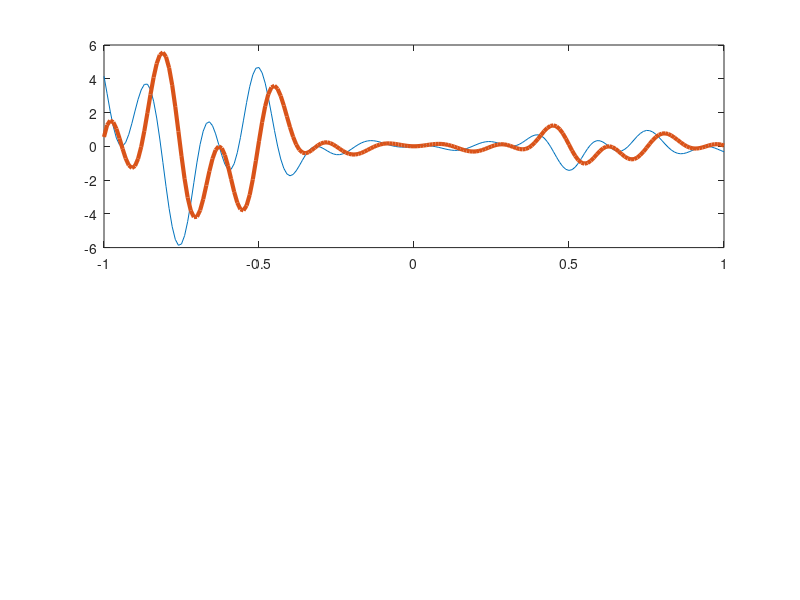

This figure's MATLAB source: (Note: this script raises an error after producing the figure.)

% $Id$

function LegendreTest

%clear all
%clc
%close all

%format long

global x
global F1
global F2
global G

x = -1:0.01:1;
x = x';

F1 = myf(x);

subplot(2,1,1);
plot(x, real(F1), x, imag(F1), 'LineWidth', 3);
hold on;

n = 120;
m = n+10;

tic
a = alpha(n, m);
P = LegendreP2(n, x);
toc

tic
F2 = zeros(size(x));
for L = 1 : n
  F2 = F2 + a(L)*P(:,L);
end
toc

subplot(2,1,1);
plot(x, real(F2), 'r--', x, imag(F2), 'r--', 'LineWidth', 2);
hold off;

tic
G = zeros(size(x));
for L = 1 : n
  G = G - (L-1)*L*a(L)*P(:,L);
end
toc

subplot(2,1,2);
plot(x, real(G), x, imag(G), 'LineWidth', 2);
hold off

print -dpdf GL-exp-test.pdf

min(abs(F1-F2))

return

%%%

function [ v ] = myf(x) 
v = 1./sqrt(3+x-x.*x).*exp(-cos(6*x)+2*x.^2 - x).*sin(10*x).*exp(25*j*x);

%%%

function [ v ] = alpha(n, m)

[ x, w ] = GaussLegendre(m);

P = LegendreP2(n, x);
v = zeros(n, 1);

for L = 1 : n 
  v(L) = sum(w.*myf(x).*P(:,L));
  v(L) = (L-1+1/2)*v(L);
end

return



